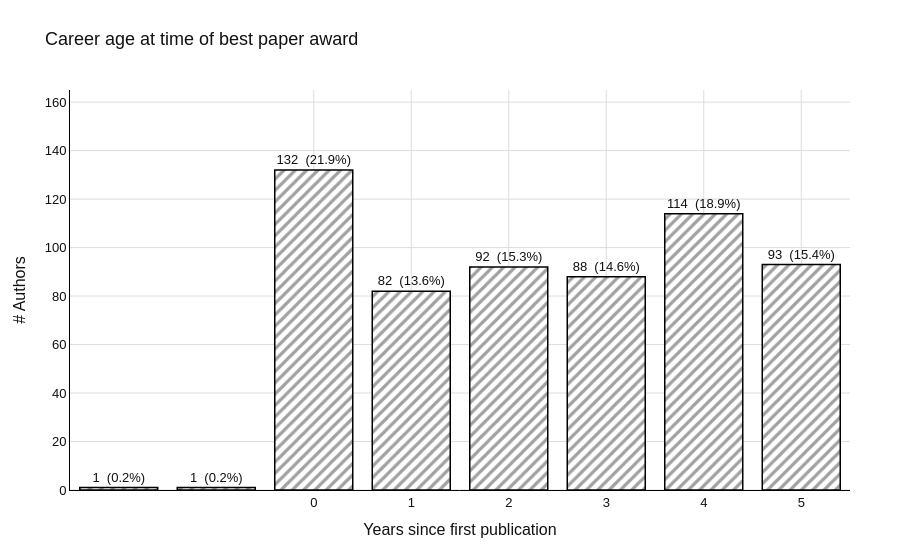

Notebook code for this chart:
### Markdown cell above
#### Plot 1: Career age at award

### Code cell
age = profiles['career_age_at_award'].value_counts().sort_index().reset_index()
age.columns = ['career_age', 'count']
age['pct'] = (age['count'] / age['count'].sum() * 100).round(1)

fig = go.Figure(go.Bar(
    x=age['career_age'], y=age['count'],
    marker=dict(
        color='white',
        line=dict(color='black', width=1.5),
        pattern=dict(shape='/', size=8, solidity=0.4)
    ),
    text=[f"{c}  ({p}%)" for c, p in zip(age['count'], age['pct'])],
    textposition='outside', cliponaxis=False,
))
fig.update_layout(**BASE,
    title='Career age at time of best paper award',
    xaxis=dict(title='Years since first publication', tickmode='array',
               tickvals=list(range(6)), gridcolor='#ddd', linecolor='black'),
    yaxis=dict(title='# Authors', range=[0, age['count'].max()*1.25],
               gridcolor='#ddd', linecolor='black'),
)
fig.show()
fig.write_image('B:\\Semester 4 UU\\thesis-best-paper-trajectories\\data\\profiles\\figures/01_career_age.png')

### Figure 1 — Plotly figure (JSON) as saved in the notebook; plotly's stock layout.template omitted (floating-point values rounded to 4 significant figures)
{"data": [{"cliponaxis": false, "marker": {"color": "white", "line": {"color": "black", "width": 1.5}, "pattern": {"shape": "/", "size": 8, "solidity": 0.4}}, "text": ["1  (0.2%)", "1  (0.2%)", "132  (21.9%)", "82  (13.6%)", "92  (15.3%)", "88  (14.6%)", "114  (18.9%)", "93  (15.4%)"], "textposition": "outside", "type": "bar", "x": [-2, -1, 0, 1, 2, 3, 4, 5], "y": [1, 1, 132, 82, 92, 88, 114, 93]}], "layout": {"font": {"color": "#111", "family": "Arial", "size": 13}, "margin": {"b": 70, "l": 70, "r": 50, "t": 90}, "paper_bgcolor": "white", "plot_bgcolor": "white", "title": {"text": "Career age at time of best paper award"}, "xaxis": {"gridcolor": "#ddd", "linecolor": "black", "tickmode": "array", "tickvals": [0, 1, 2, 3, 4, 5], "title": {"text": "Years since first publication"}}, "yaxis": {"gridcolor": "#ddd", "linecolor": "black", "range": [0, 165], "title": {"text": "# Authors"}}}}
